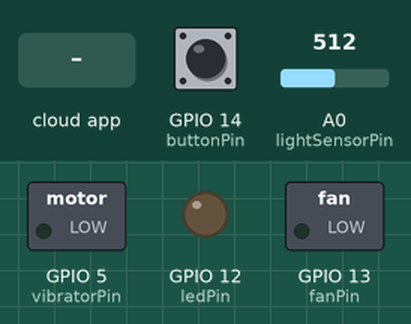
This sketch was run on a simulated ESP8266 (NodeMCU). On the bench: switched loads named in the sketch (green lamp = pin HIGH), output pins drawn as LEDs (lit = HIGH). The inputs (shaded band) are chosen by the test bench; at power-on: GPIO 14 (buttonPin) LOW, A0 (lightSensorPin) = 512. WiFi joins after 1.5 s; servers stay silent unless stated; the Firebase database answers and starts empty; pins used as bus, display or sensor lines are not drawn; what the sketch prints to the serial monitor is not drawn.

Above: at 3.4 s.
3.5 s: the phone or cloud app sets redlight to 1
At 4.8 s:
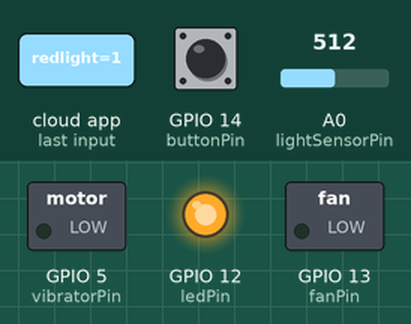
5.3 s: the phone or cloud app sets cooldown to 1
At 6.5 s:
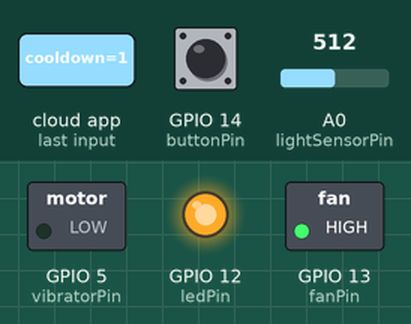
6.8 s: the phone or cloud app sets brrr to 1
At 8.2 s:
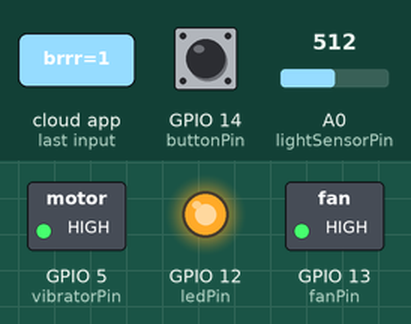
8.9 s: the phone or cloud app sets redlight to 0
At 10.1 s:
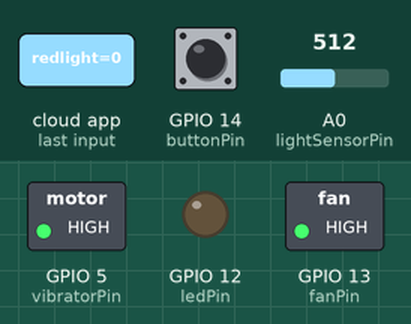
10.5 s: the phone or cloud app sets cooldown to 0
At 11.7 s:
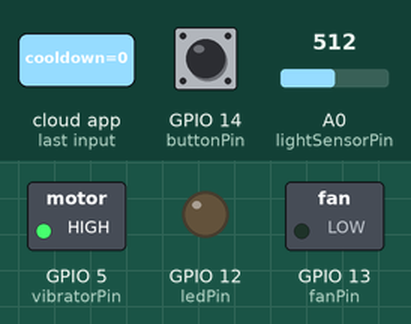
12.0 s: the phone or cloud app sets redlight to 1
At 13.2 s:
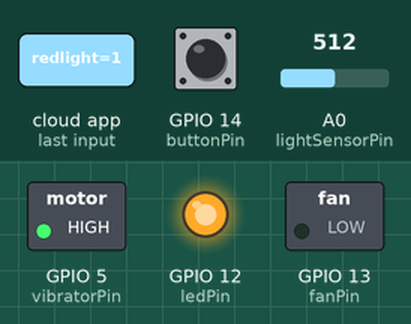
Timing chart, 0 to 14.8 s (numbered marks = the images above; inputs shaded):
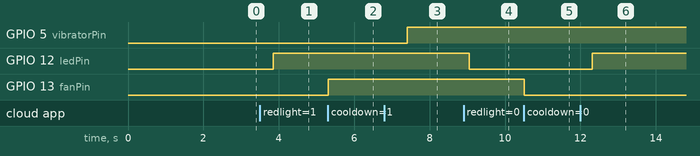

The sketch:

FirebaseRoom_ESP8266config.ino
```cpp
// (licence header left out)
// FirebaseRoom_ESP8266 is a sample that demo using multiple sensors
// and actuactor with the FirebaseArduino library.

#include <ESP8266WiFi.h>
#include <FirebaseArduino.h>


// Set these to run example.
#define FIREBASE_HOST "watercontrol-96fed.firebaseio.com"
#define FIREBASE_AUTH "AIzaSyDF54FOrGGtEePBfc7aKBG_6SWpHo5C5kQ"
#define WIFI_SSID "PlagueKnight"
#define WIFI_PASSWORD "boongasdf_1234"

const int grovePowerPin = 15;
const int vibratorPin = 5;
const int lightSensorPin = A0;
const int ledPin = 12;
const int buttonPin = 14;
const int fanPin = 13;

void setup() {
  Serial.begin(9600);

  pinMode(grovePowerPin, OUTPUT);
  digitalWrite(grovePowerPin, HIGH);

  pinMode(vibratorPin, OUTPUT);
  pinMode(lightSensorPin, INPUT);
  pinMode(ledPin, OUTPUT);
  pinMode(buttonPin, INPUT);
  pinMode(fanPin, OUTPUT);

  // connect to wifi.
  WiFi.begin(WIFI_SSID, WIFI_PASSWORD);
  Serial.print("connecting");
  while (WiFi.status() != WL_CONNECTED) {
    Serial.print(".");
    delay(500);
  }
  Serial.println();
  Serial.print("connected: ");
  Serial.println(WiFi.localIP());

  Firebase.begin(FIREBASE_HOST, FIREBASE_AUTH);
  Firebase.set("pushbutton", 0);
  Firebase.set("sunlight", 0);
  Firebase.set("redlight", 0);
  Firebase.set("cooldown", 0);
  Firebase.set("brrr", 0);
}

int button = 0;
float light = 0.0;

void loop() {
  digitalWrite(ledPin, Firebase.getInt("redlight"));
  digitalWrite(fanPin, Firebase.getInt("cooldown"));
  digitalWrite(vibratorPin, Firebase.getInt("brrr"));
  int newButton = digitalRead(buttonPin);
  if (newButton != button) {
    button = newButton;
    Firebase.setInt("pushbutton", button);
  }
  float newLight = analogRead(lightSensorPin);
  if (abs(newLight - light) > 100) {
    light = newLight;
    Firebase.setFloat("sunlight", light);
  }
  delay(200);
}
```

Measured:
- after the input at 3.5 s, GPIO 12 (ledPin): LOW → HIGH after 0.35 s
- after the input at 5.3 s, GPIO 13 (fanPin): LOW → HIGH at once
- after the input at 6.8 s, GPIO 5 (vibratorPin): LOW → HIGH after 0.61 s
- after the input at 8.9 s, GPIO 12 (ledPin): HIGH → LOW after 0.16 s
- after the input at 10.5 s, GPIO 13 (fanPin): HIGH → LOW at once
- after the input at 12.0 s, GPIO 12 (ledPin): LOW → HIGH after 0.31 s
